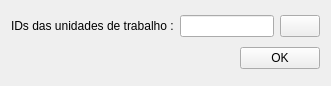
<?xml version="1.0" encoding="UTF-8"?>
<ui version="4.0">
 <class>Form</class>
 <widget class="QWidget" name="Form">
  <property name="geometry">
   <rect>
    <x>0</x>
    <y>0</y>
    <width>331</width>
    <height>86</height>
   </rect>
  </property>
  <property name="windowTitle">
   <string>Form</string>
  </property>
  <layout class="QGridLayout" name="gridLayout">
   <item row="0" column="0">
    <widget class="QLabel" name="label">
     <property name="text">
      <string>IDs das unidades de trabalho :</string>
     </property>
    </widget>
   </item>
   <item row="0" column="1" colspan="2">
    <layout class="QHBoxLayout" name="horizontalLayout">
     <item>
      <widget class="QLineEdit" name="workspaces_id_le"/>
     </item>
     <item>
      <widget class="QPushButton" name="extract_field_btn">
       <property name="text">
        <string/>
       </property>
      </widget>
     </item>
    </layout>
   </item>
   <item row="1" column="0" colspan="2">
    <spacer name="horizontalSpacer">
     <property name="orientation">
      <enum>Qt::Horizontal</enum>
     </property>
     <property name="sizeHint" stdset="0">
      <size>
       <width>219</width>
       <height>20</height>
      </size>
     </property>
    </spacer>
   </item>
   <item row="1" column="2">
    <widget class="QPushButton" name="ok_btn">
     <property name="text">
      <string>OK</string>
     </property>
    </widget>
   </item>
  </layout>
 </widget>
 <resources/>
 <connections/>
</ui>
